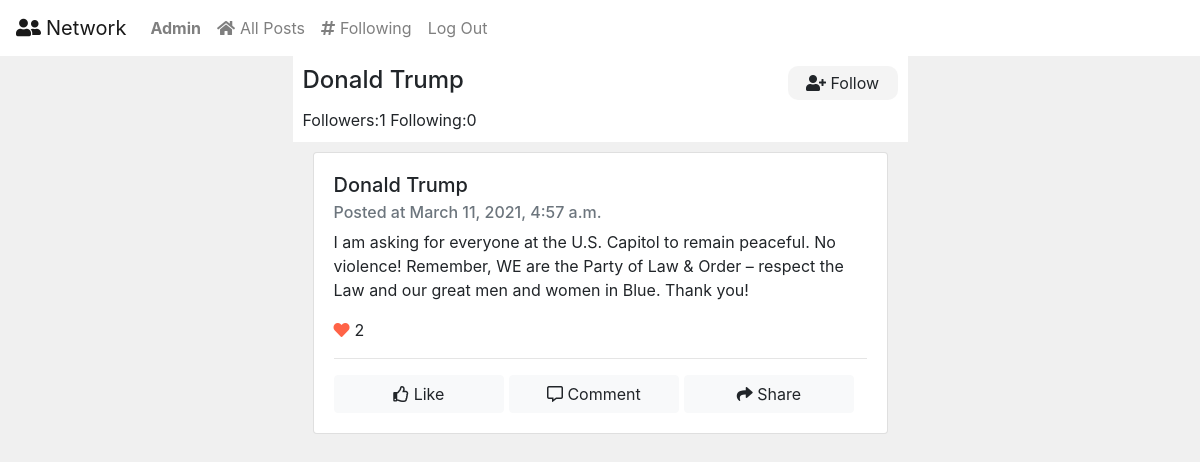
The app's page /profile/4 (signed in) with its own data.
### network/models.py (models this page shows, shortened)
class User(AbstractUser):
    pass

class Post(models.Model):
    user = models.ForeignKey(User, on_delete=models.CASCADE, related_name="posts")
    content = models.TextField(max_length=512)
    timestamp = models.DateTimeField(auto_now_add=True)
    likes = models.ManyToManyField(User, related_name="liked")

### network/views.py (the view)
# urls.py: path("profile/<int:user_id>", views.profile, name="profile"),
def profile(request, user_id):
    user_profile = User.objects.get(pk=user_id)
    all_posts = Post.objects.filter(user=user_id).order_by("-timestamp")
    paginator = Paginator(all_posts, 8)
    page_number = request.GET.get('page')
    page_obj = paginator.get_page(page_number)
    profile_follower = Follower.objects.filter(user=user_profile)
    profile_follower_id = flatten(profile_follower.values_list('follower'))
    if request.method == "POST":
        if 'follow' in request.POST:
            Follower.objects.create(user=user_profile, follower=request.user)
        elif 'unfollow' in request.POST:
            Follower.objects.get(user=user_profile, follower=request.user).delete()
        return HttpResponseRedirect(reverse("profile", args=(user_id,)))
    return render(request, "network/profile.html", {
        "user_profile": user_profile,
        "page_obj": page_obj,
        "profile_follower_id": profile_follower_id,
    })

### network/templates/network/profile.html (shortened to what this page needs)
{% extends "network/layout.html" %}
{% load static %}
{% block body %}
    <div class="row">
        <div class="col"></div>
        <div class="col-6">
            <div class="user-details">
                <div class="user-details-top">
                    <h4 class="username">{{ user_profile.username|capfirst }}</h4>
                    <div class="user-details-top-follow">
                        <form action="#" method="post">
                            {% if user != user_profile %}
                                {% if user.id not in profile_follower_id %}
                                    <label for="follow" class="follow-btn"><i class="fas fa-user-plus"></i>  Follow</label>
                                {% else%}
                                    <label for="unfollow" class="unfollow-btn"><i class="fas fa-user-minus"></i>  Unfollow</label>
                                    <input id="unfollow" class="unfollow" type="submit" name="unfollow" value="following">
                                {% endif %}
                            {% endif %}
                        </form>
                    </div>
                </div>
                    <div class="connection">
                        <span>Followers:{{ user_profile.follower.count }}</span>
                        <span>Following:{{ user_profile.following.count }}</span>
                    </div>
            </div>
            {%  for post in page_obj %}
                <div class="card">
                    <div class="card-body">
                        <h5 class="card-title">{{ post.user.username|capfirst }}</h5>
                        <h6 class="card-subtitle mb-2 text-muted">Posted at {{ post.timestamp }}</h6>
                        <p class="card-text">{{ post.content }}</p>
                        <p><i class="fas fa-heart"></i><span class="card-text" id="likes{{ post.id }}">{{ post.likes.count }}</span></p>
                        <hr>
                        {% if user in post.likes.all %}
                            <button data-postid="{{ post.id }}" class="btn btn-light like" style="color:dodgerblue"><i class="fas fa-thumbs-up"></i> Liked</button>
                        {% else %}
                            <button data-postid="{{ post.id }}" class="btn btn-light like"><i class="far fa-thumbs-up"></i> Like</button>
                        {% endif %}
                        <button class="btn btn-light comment"><i class="far fa-comment-alt"></i> Comment</button>
                        <button class="btn btn-light share"><i class="fas fa-share"></i> Share</button>
                    </div>
                </div>
            {% endfor %}
        </div>
        <div class="col"></div>
    </div>
{% endblock %}

### network/templates/network/layout.html (shortened to what this page needs)
{% load static %}
<!DOCTYPE html>
<html lang="en">
    <head>
        <link rel="stylesheet" href="https://stackpath.bootstrapcdn.com/bootstrap/4.4.1/css/bootstrap.min.css">
        <link href="{% static 'network/styles.css' %}" rel="stylesheet">
        <link rel="stylesheet" href="{% static 'network/css/all.css' %}">
    </head>
    <body>
        <nav class="navbar navbar-expand-lg navbar-light" style="background-color: white;">
            <a class="navbar-brand" href="{% url 'index' %}"><i class="fas fa-user-friends"></i>Network</a>
            <div>
              <ul class="navbar-nav mr-auto">
                {% if user.is_authenticated %}
                    <li class="nav-item">
                        <a class="nav-link" href="/profile/{{ user.id }}"><strong>{{ user.username|capfirst }}</strong></a>
                    </li>
                {% endif %}
                <li class="nav-item">
                  <a class="nav-link" href="{% url 'index' %}"><i class="fas fa-home"></i>All Posts</a>
                </li>
                {% if user.is_authenticated %}
                    <li class="nav-item">
                        <a class="nav-link" href="{% url 'following' %}"><i class="fas fa-hashtag"></i>Following</a>
                    </li>
                    <li class="nav-item">
                        <a class="nav-link" href="{% url 'logout' %}">Log Out</a>
                    </li>
                {% endif %}
              </ul>
            </div>
          </nav>
        <div class="body">
            {% block body %}
            {% endblock %}
        </div>
    </body>
</html>

### network/static/network/styles.css (style rules this page uses)
body { background-color: rgb(235, 235, 235, 0.7); }
.fa-user-friends, .fa-home, .fa-hashtag { margin-right: 5px; }
.btn-light { width: 32%; outline: none; }
.col-6 { min-height: 100vh; padding:0px; }
.card { margin:10px 20px; }
.fa-heart { color:tomato; margin-right: 5px; }
.user-details { padding-top: 20px; padding:10px; background-color: white; width: 100%; }
.user-details-top { display: flex; justify-content: space-between; }
.follow-btn { background-color: rgb(240, 240, 240, 0.7); padding: 5px 10px; width: 110px; text-align:center; border-radius: 10px; cursor: pointer; }

### network/static/network/css/all.css (style rules this page uses)
.fa, .fas, .far, .fal, .fad, .fab { -moz-osx-font-smoothing: grayscale; -webkit-font-smoothing: antialiased; display: inline-block; font-style: normal; font-variant: normal; text-rendering: auto; line-height: 1; }
.fa-comment-alt:before { content: "\f27a"; }
.fa-hashtag:before { content: "\f292"; }
.fa-heart:before { content: "\f004"; }
.fa-home:before { content: "\f015"; }
.fa-share:before { content: "\f064"; }
.fa-thumbs-up:before { content: "\f164"; }
.fa-user-friends:before { content: "\f500"; }
.fa-user-plus:before { content: "\f234"; }
.far { font-family: 'Font Awesome 5 Free'; font-weight: 400; }

### records on screen
User: username "Admin"
User: username "Donald Trump", follower.count "1", following.count "0"
Post: user.username "Donald Trump", timestamp "March 11, 2021, 4:57 a.m.", content "I am asking for everyone at the U.S. Capitol to remain peaceful. No violence! Remember, WE are the Party of Law & Order – respect the Law and our great men and women in Blue. Thank you!", likes.count "2"
